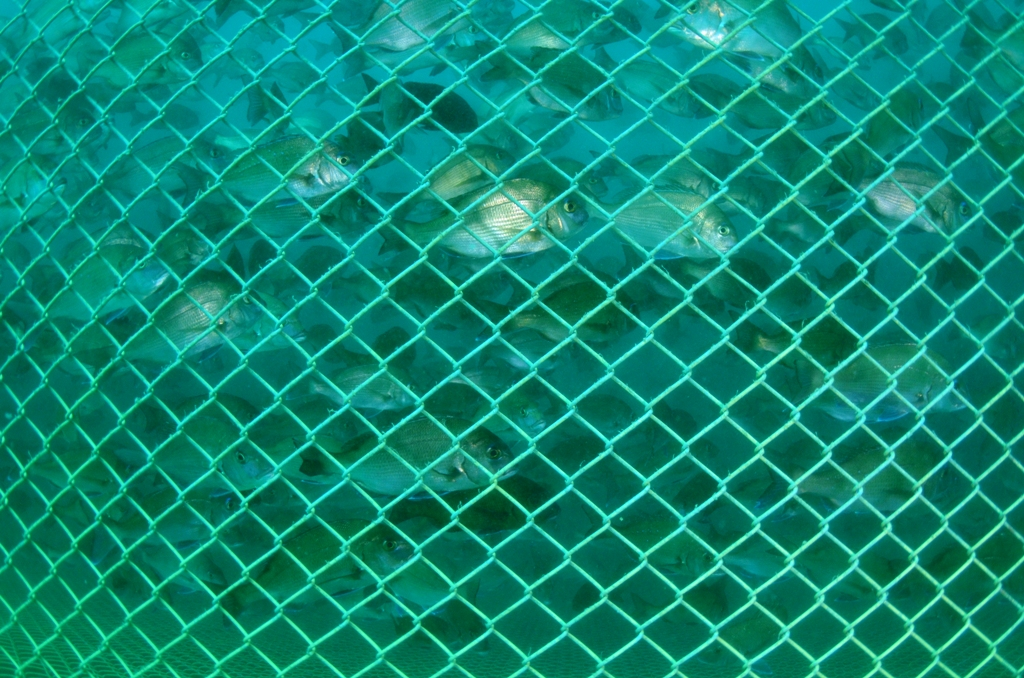
#> input picture imageprocess/data/Untorn_for aug/Untorn (22).png, 1024 x 678 px
$ jupyter execute --allow-errors random_gen-0615.ipynb   (shell and % lines are left out)   (older library calls are emulated)
#> lines starting #> are read from the running program, lines starting #| are printed output that depends on the picture; after the words box and inside, x2 and y2 are one past the last pixel; in counts of white or black regions, pixels touching at a corner belong together
# Edge detection of fishing net

[cell 1]
import tensorflow as tf
import cv2
import numpy as np
import matplotlib.pyplot as plt
import sys
import math

plt.imshow(cv2.cvtColor(image, cv2.COLOR_BGR2RGB))

opencv image -> BGR not RBG
so we need to change its order

[cell 2]
filename = "./data/Untorn_for aug/Untorn (22).png"
plt.axis("off")
img = cv2.imread(filename, -1)
#> img is the input picture: shape (678, 1024, 3); mean B, G, R 114, 135.4, 12.1
plt.imshow(cv2.cvtColor(img, cv2.COLOR_BGR2RGB))
plt.show()
print(img.shape)
#| (678, 1024, 3)

saving_size = [640, 480]

## Gaussian image filtering
we will use Canny edge detection algorithm, but it is susceptible to noise.
So, the image is needed to reduce noise using filter (blur)
- 5x5 Gaussian blur

[cell 3]
blur = cv2.GaussianBlur(img, (9,9), 7, 7)
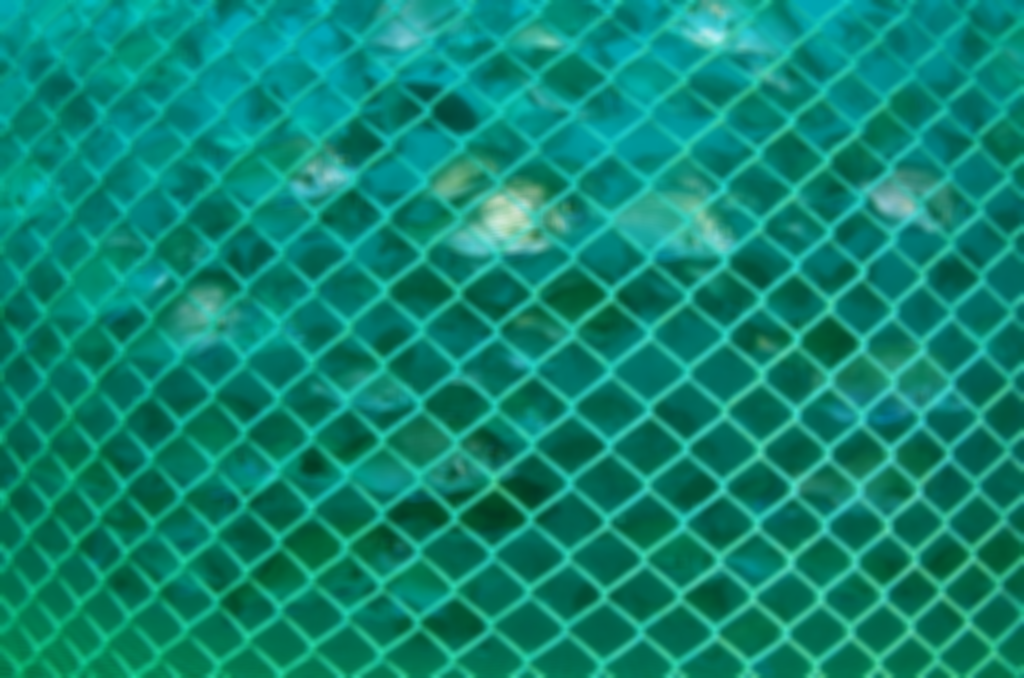
#> blur: shape (678, 1024, 3); mean B, G, R 114, 135.4, 12.1
plt.axis("off")
plt.imshow(cv2.cvtColor(blur, cv2.COLOR_BGR2RGB))
plt.show()

## Canny edge detection

[cell 4]
edges = cv2.Canny(blur, 70, 20)
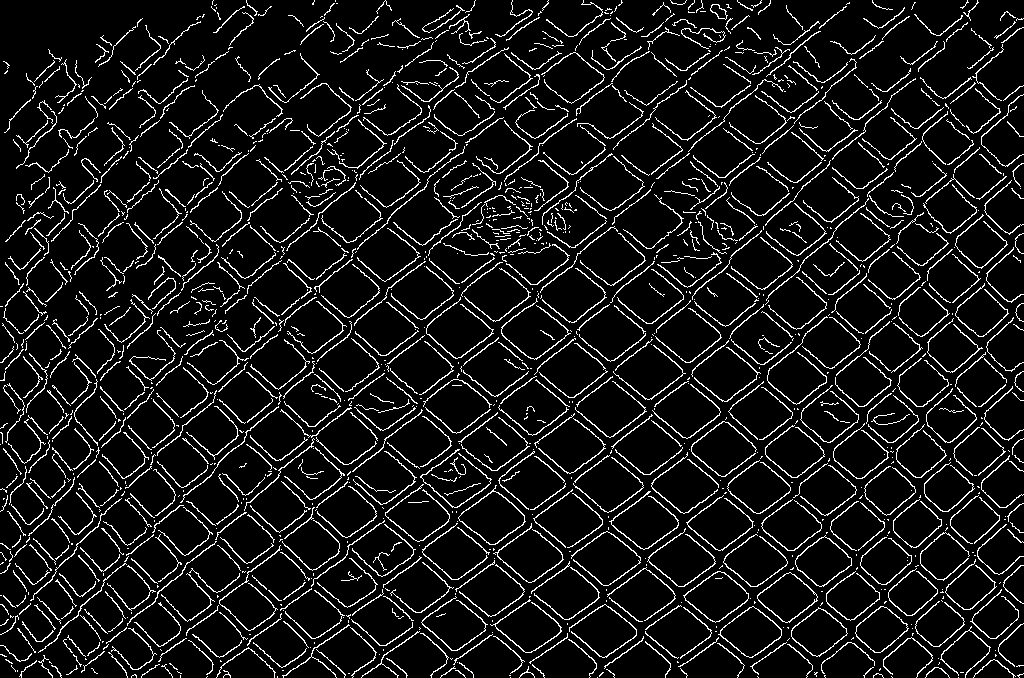
#> edges: shape (678, 1024); 8.9% white in thin lines or dots
plt.axis("off")
plt.imshow(edges, cmap="gray")
plt.show()

[cell 5]
# For further usage
#cedges = cv2.cvtColor(edges, cv2.COLOR_GRAY2BGR)
cedges = np.copy(img)
cedgesP = np.copy(cedges)

## Contour detection
For accuracy, use binary image (Canny edge detection outs binary image)

[cell 6]
cont_width = 9

temp = img
con_img, contours, hierachy = cv2.findContours(edges, cv2.RETR_TREE, cv2.CHAIN_APPROX_SIMPLE)
#> contours = 1503 contours, 1142 with area under 20; largest, box (x1, y1, x2, y2) and area: (458, 485, 526, 545) 2086, (458, 491, 525, 545) 1996, (683, 571, 749, 623) 1931, (718, 606, 782, 658) 1862, (684, 571, 749, 623) 1852
con_img = cv2.drawContours(temp, contours, -1, (255,255,255), cont_width)
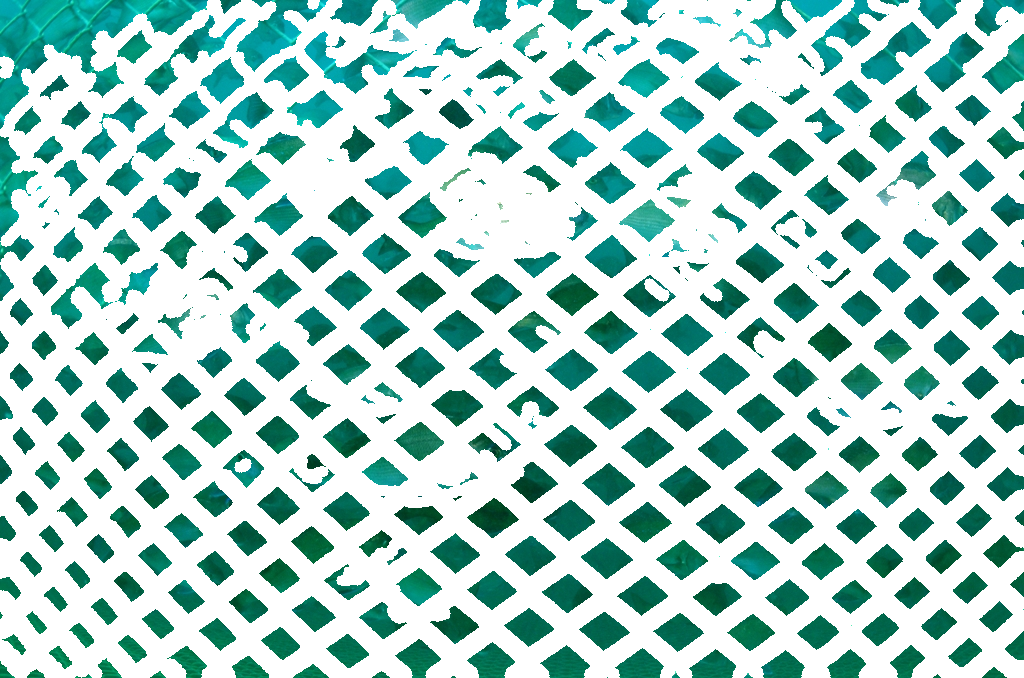
#> con_img: shape (678, 1024, 3); mean B, G, R 203, 209.1, 171.7

plt.axis("off")
plt.imshow(cv2.cvtColor(con_img, cv2.COLOR_BGR2RGB))
plt.show()

#cv2.imwrite(filename, con_img)

# Background Inpainting

[cell 7]
# Make black image for mask

blank_img = np.zeros((img.shape[0],img.shape[1], 1), np.uint8)
masks = cv2.drawContours(blank_img, contours, -1, (255,255,255), cont_width)
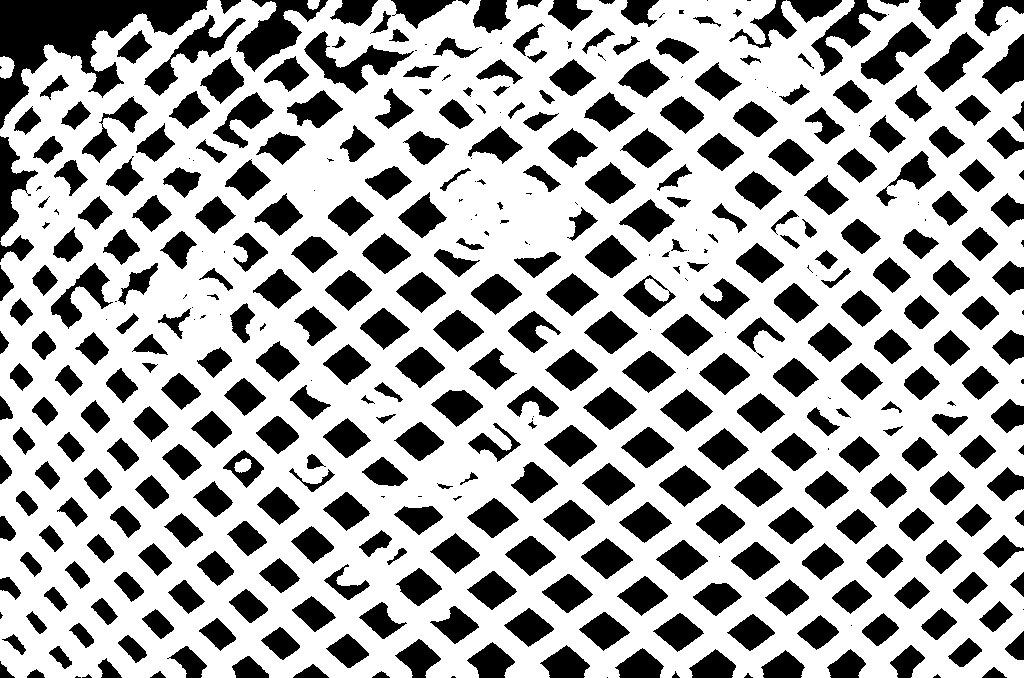
#> masks: shape (678, 1024, 1); 67% white; 428 black regions (77 under 20 px), largest, box (x1, y1, x2, y2) and area: (0, 0, 208, 129) 10044, (236, 0, 328, 72) 2597, (304, 31, 414, 94) 2208

new_img = cv2.inpaint(con_img, masks, 3, cv2.INPAINT_TELEA)
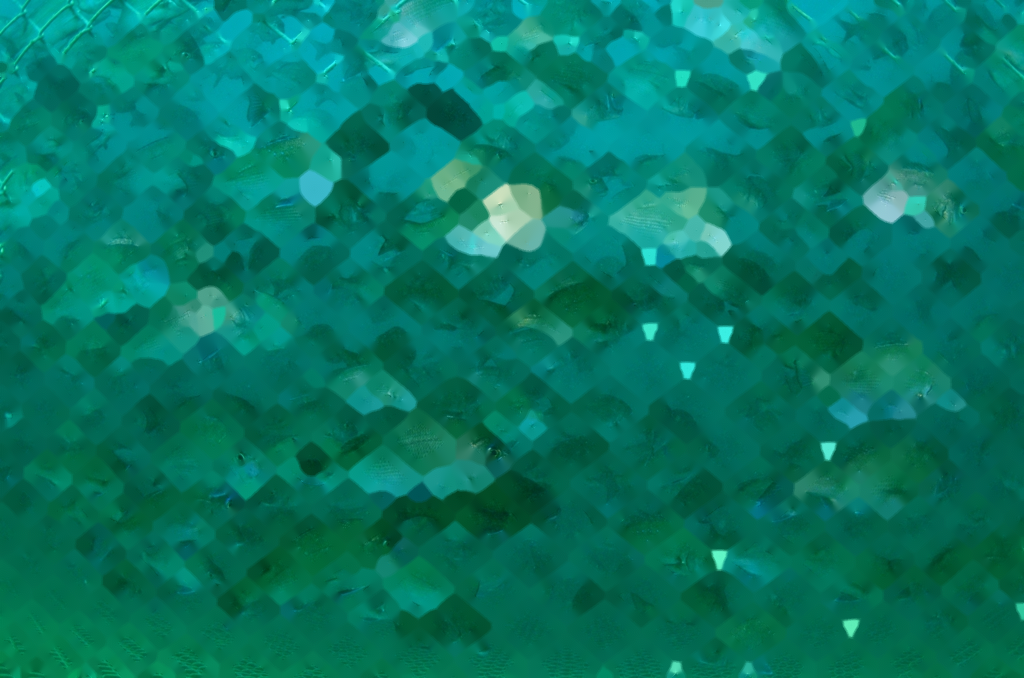
#> new_img: shape (678, 1024, 3); mean B, G, R 99.1, 118.4, 5.5

plt.axis("off")
plt.imshow(cv2.cvtColor(new_img, cv2.COLOR_BGR2RGB))
plt.show()

## Deleting randomly

Use ellipse to specify deleting area
The center of ellipse is randomly selected from the contours (net position)
Other parameters of the ellipse are also chosen arbitrarily (uniform distribution)

[cell 8]
# circle? drawing? how can make a set of continous random pixels?

plt.axis("off")
plt.imshow(cv2.cvtColor(masks, cv2.COLOR_GRAY2RGB))
plt.show()

[cell 9]
mask_idx = np.where(masks == 255)
y = np.array(mask_idx[0])
x = np.array(mask_idx[1])

## Generating

sample_num is the number of data which will be generated

[cell 10]
num = 0
blank_img2 = np.zeros((img.shape[0],img.shape[1], 1), np.uint8)

# random ellipse center inside the image
# Image shape -> Y, X, Channel
# But when we draw something, X, Y coordinate
center = np.array((int(np.random.choice(x, size=1)), int(np.random.choice(y, size=1))))
#> center = [146, 446]

minaxis = 11
maxaxis = 200
ax_flag = True

while ax_flag is True:
    temp_ax = np.array((np.random.randint(minaxis, maxaxis, size=1), np.random.randint(minaxis, maxaxis, size=1)))

    if temp_ax[0] is not temp_ax[1]:
        ax_flag = False
temp_ax = np.sort(temp_ax, axis=0)
axes = np.array((temp_ax[1], temp_ax[0]))

angle = np.random.randint(180, size=1)


startA = np.random.randint(360, size=1)
endA = startA + np.random.randint(360, size=1)
if endA > 360:
    endA = endA - 360


#> (the rest of this cell did not finish here and is left out)
